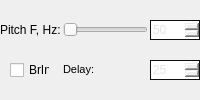
        <widget class="QWidget" name="page_2">
         <layout class="QGridLayout" name="gridLayout_12">
          <property name="horizontalSpacing">
           <number>2</number>
          </property>
          <property name="verticalSpacing">
           <number>0</number>
          </property>
          <property name="margin">
           <number>0</number>
          </property>
          <item row="0" column="3">
           <widget class="QSlider" name="slPitch">
            <property name="minimum">
             <number>50</number>
            </property>
            <property name="maximum">
             <number>2500</number>
            </property>
            <property name="singleStep">
             <number>5</number>
            </property>
            <property name="pageStep">
             <number>25</number>
            </property>
            <property name="orientation">
             <enum>Qt::Horizontal</enum>
            </property>
           </widget>
          </item>
          <item row="0" column="0">
           <widget class="QLabel" name="label_15">
            <property name="text">
             <string>Pitch F, Hz:</string>
            </property>
           </widget>
          </item>
          <item row="0" column="4">
           <widget class="QSpinBox" name="sbPitch">
            <property name="minimumSize">
             <size>
              <width>0</width>
              <height>20</height>
             </size>
            </property>
            <property name="styleSheet">
             <string notr="true">QWidget { 
border: 1px solid #0e0e0e;
color: #E5E5E5;
}</string>
            </property>
            <property name="minimum">
             <number>50</number>
            </property>
            <property name="maximum">
             <number>2500</number>
            </property>
           </widget>
          </item>
          <item row="1" column="0">
           <widget class="QWidget" name="widget_10" native="true">
            <layout class="QHBoxLayout" name="horizontalLayout_11">
             <property name="spacing">
              <number>0</number>
             </property>
             <property name="margin">
              <number>0</number>
             </property>
             <item>
              <widget class="QCheckBox" name="chbBreakIn">
               <property name="minimumSize">
                <size>
                 <width>40</width>
                 <height>0</height>
                </size>
               </property>
               <property name="maximumSize">
                <size>
                 <width>40</width>
                 <height>16777215</height>
                </size>
               </property>
               <property name="text">
                <string>BrIn</string>
               </property>
               <property name="checked">
                <bool>false</bool>
               </property>
               <property name="autoRepeat">
                <bool>false</bool>
               </property>
               <property name="autoExclusive">
                <bool>false</bool>
               </property>
               <property name="tristate">
                <bool>false</bool>
               </property>
              </widget>
             </item>
            </layout>
           </widget>
          </item>
          <item row="1" column="3">
           <widget class="QWidget" name="widget_9" native="true">
            <property name="minimumSize">
             <size>
              <width>0</width>
              <height>20</height>
             </size>
            </property>
            <property name="maximumSize">
             <size>
              <width>16777215</width>
              <height>19</height>
             </size>
            </property>
            <widget class="QLabel" name="label_16">
             <property name="geometry">
              <rect>
               <x>0</x>
               <y>0</y>
               <width>31</width>
               <height>19</height>
              </rect>
             </property>
             <property name="text">
              <string>&lt;!DOCTYPE HTML PUBLIC &quot;-//W3C//DTD HTML 4.0//EN&quot; &quot;http://www.w3.org/TR/REC-html40/strict.dtd&quot;&gt;
&lt;html&gt;&lt;head&gt;&lt;meta name=&quot;qrichtext&quot; content=&quot;1&quot; /&gt;&lt;style type=&quot;text/css&quot;&gt;
p, li { white-space: pre-wrap; }
&lt;/style&gt;&lt;/head&gt;&lt;body style=&quot; font-family:'MS Shell Dlg 2'; font-size:8.25pt; font-weight:400; font-style:normal;&quot;&gt;
&lt;p style=&quot; margin-top:0px; margin-bottom:0px; margin-left:0px; margin-right:0px; -qt-block-indent:0; text-indent:0px;&quot;&gt;&lt;span style=&quot; font-size:8pt;&quot;&gt;Delay:&lt;/span&gt;&lt;/p&gt;&lt;/body&gt;&lt;/html&gt;</string>
             </property>
            </widget>
           </widget>
          </item>
          <item row="1" column="4">
           <widget class="QSpinBox" name="sbCwDelay">
            <property name="minimumSize">
             <size>
              <width>45</width>
              <height>20</height>
             </size>
            </property>
            <property name="maximumSize">
             <size>
              <width>16777215</width>
              <height>20</height>
             </size>
            </property>
            <property name="styleSheet">
             <string notr="true">QWidget { 
border: 1px solid #0e0e0e;
color: #E5E5E5;
}</string>
            </property>
            <property name="frame">
             <bool>true</bool>
            </property>
            <property name="minimum">
             <number>10</number>
            </property>
            <property name="maximum">
             <number>5000</number>
            </property>
            <property name="value">
             <number>25</number>
            </property>
           </widget>
          </item>
         </layout>
        </widget>
